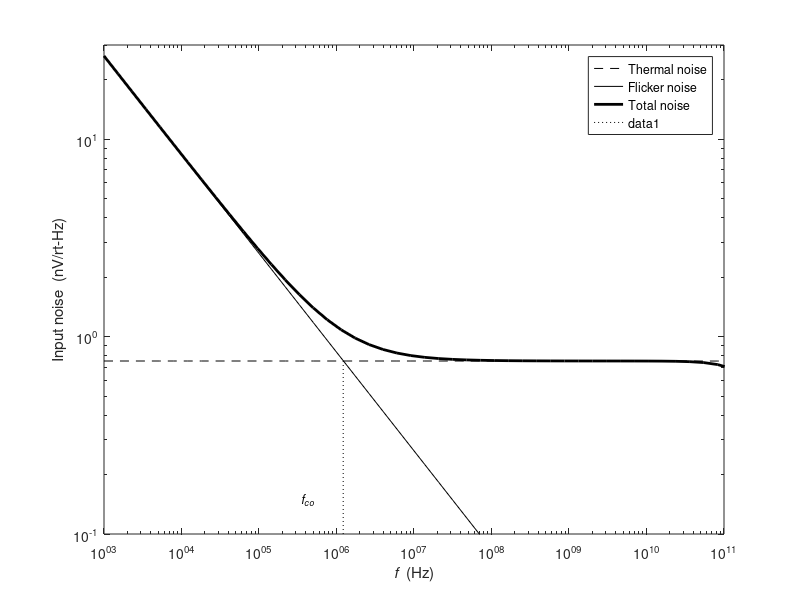

This chart was generated by the following MATLAB code:
% 4.1.4   flicker noise corner
clearvars;
close all;
addpath ../../lib

% data ================
k = 1.3806488e-23;
T = 300;
gamma = 0.8;

% Load Spice data
load('Fig4_7.mat');

% plot ====================
h = figure(4);
loglog(f, nspot1*1e9, 'k--', f, nspot2*1e9, 'k-'); 
hold on;
loglog(f, nspot3*1e9, 'k-', 'linewidth', 2);
xlabel('{\itf}  (Hz)');
ylabel('Input noise  (nV/rt-Hz)');
axis([1e3 1e11 0.1 30]);
legend('Thermal noise', 'Flicker noise', 'Total noise')

hl = line(1.22e6*[1 1], [0.1 nspot1(1)*1e9]);
set(hl, 'lineStyle', ':');
set(hl, 'Color', 'k');
ht = text(0.35e6, 0.15, '\itf_c_o');
set(ht, 'FontSize', 9);

%format_and_save(h, 'Fig4_7')
